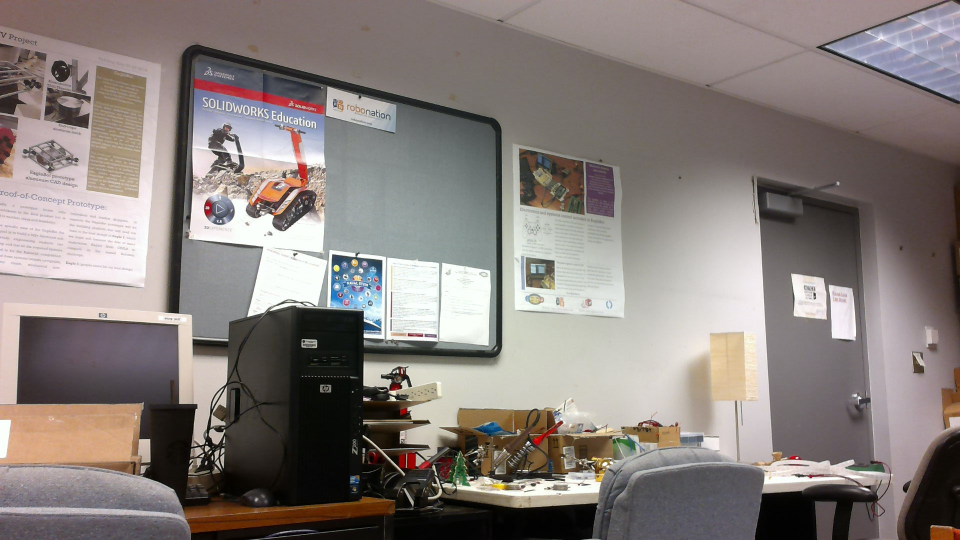
#> input picture resources/roboSUB_office.jpg, 1920 x 1080 px (shown at 1/2 size)
$ python shape_detection_example.py   (Python 2 division)
#> lines starting #> are read from the running program, lines starting #| are printed output that depends on the picture; after the words box and inside, x2 and y2 are one past the last pixel; in counts of white or black regions, pixels touching at a corner belong together
'''
Created on Sep 2, 2016

This example program is used to detect shapes from an image

@author: Hong Luu
'''

import numpy as np
import cv2

# img = cv2.imread('../resources/black-and-white-shapes.png')
# gray = cv2.imread('../resources/black-and-white-shapes.png',0)

approx_variable = 0.01;

while True:

    img = cv2.imread('../resources/roboSUB_office.jpg')
#> img is the input picture: shape (1080, 1920, 3); mean B, G, R 122.9, 126.4, 134.8
    gray = cv2.imread('../resources/roboSUB_office.jpg',0)
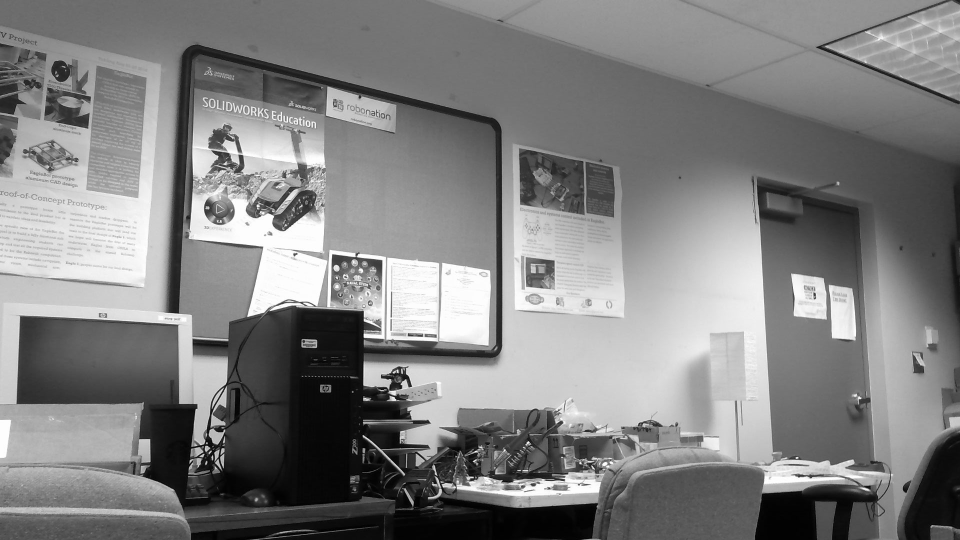
#> gray: shape (1080, 1920) (shown at 1/2 size); min 0, max 255, mean 128.5
    #img = cv2.imread('../resources/black-and-white-shapes.png')
    #gray = cv2.imread('../resources/black-and-white-shapes.png',0)

    ret,thresh = cv2.threshold(gray,127,255,0)
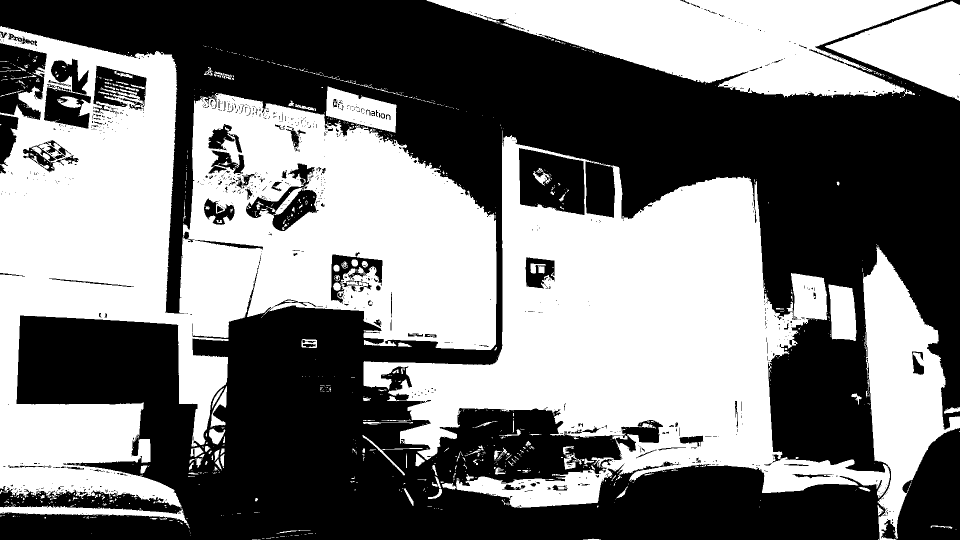
#> thresh: shape (1080, 1920) (shown at 1/2 size); 48.1% white; 1030 white regions (859 under 20 px)

    contours,h = cv2.findContours(thresh,1,2)
#> contours = 2437 contours, 2136 with area under 20; largest, box (x1, y1, x2, y2) and area: (0, 52, 993, 1017) 481786, (727, 261, 1780, 1016) 344867, (853, 0, 1888, 196) 107515, (1726, 493, 1920, 1080) 53832, (1650, 2, 1920, 202) 27464; h = 2437 rows, first 6: [1, -1, -1, -1], [2, 0, -1, -1], [3, 1, -1, -1], [4, 2, -1, -1], [5, 3, -1, -1], [6, 4, -1, -1]

    for cnt in contours:
        approx = cv2.approxPolyDP(cnt,approx_variable *cv2.arcLength(cnt,True),True)
        # approx = cv2.approxPolyDP(cnt,0.01*cv2.arcLength(cnt,True),True)
        #print len(approx)
        if len(approx)==3:
            #print "triangle"
            cv2.drawContours(img,[cnt],0,(0,0,255),-1)      # red for triangle
        elif len(approx)==4:
            #print "square"
            cv2.drawContours(img,[cnt],0,(0,165,255),-1)    # orange for square
        elif len(approx)==5:
            #print "pentagon"
            cv2.drawContours(img,[cnt],0,(0,255,255),-1)    # yellow for pentagon
        elif len(approx)==6:
            #print "hexagon"
            cv2.drawContours(img,[cnt],0,(47,255,173),-1)   # light green for hexa
        elif len(approx)==7:
            #print "heptagon"
            cv2.drawContours(img,[cnt],0,(0,153,153),-1)    # dark green for hepta
        elif len(approx)==8:
            #print "octagon"
            cv2.drawContours(img,[cnt],0,(226,43,138),-1)      # purple for octogon
        elif len(approx) == 9:
            #print "nonagon"
            cv2.drawContours(img,[cnt],0,(255,255,0),-1)
        elif len(approx) == 10:
            #print "nonagon"
            cv2.drawContours(img,[cnt],0,(255,0,0),-1)    # blue for star
        else:
            #print "circle"
            cv2.drawContours(img,[cnt],0,(128,128,128),-1)  # white for circle
#> this loop made 2437 passes
#> approx on passes 1 to 3: [[504, 1079], [513, 1079]], [[1757, 1078], [1756, 1079], [1757, 1079]], [[515, 1078], [520, 1078]]
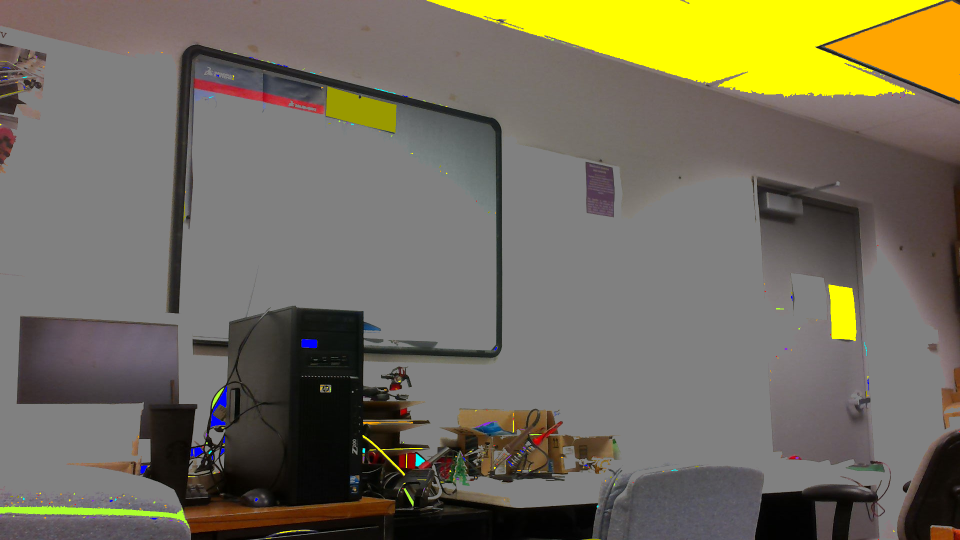
#> img: shape (1080, 1920, 3) (shown at 1/2 size); mean B, G, R 91.3, 110, 115.5

    cv2.imshow('gray',gray)
    cv2.imshow('shapes',img)
    k = cv2.waitKey(0)
#> (key Esc is pressed here)

    # if ESC or spacebar is pressed, exit
    if k == 27 or k == 32:
        break

    # if button 1 is pressed, approx_variable + 0.01
    if k == 49:
        approx_variable += 0.01
        print "approx_variable=", approx_variable

    # if button q is pressed, approx_variable - 0.01
    if k == 113:
        approx_variable -= 0.01
        if approx_variable < 0.01:
            approx_variable = 0.01
        print "approx_variable=", approx_variable

    if k is not None:
        print k


cv2.destroyAllWindows()


'''
import cv2
import numpy as np
from matplotlib import pyplot as plt

img = cv2.imread('../resources/roboSUB_office.jpg',0)
img = cv2.medianBlur(img,5)

ret,th1 = cv2.threshold(img,127,255,cv2.THRESH_BINARY)
th2 = cv2.adaptiveThreshold(img,255,cv2.ADAPTIVE_THRESH_MEAN_C,\
            cv2.THRESH_BINARY,11,2)
th3 = cv2.adaptiveThreshold(img,255,cv2.ADAPTIVE_THRESH_GAUSSIAN_C,\
            cv2.THRESH_BINARY,11,2)

titles = ['Original Image', 'Global Thresholding (v = 127)',
            'Adaptive Mean Thresholding', 'Adaptive Gaussian Thresholding']
images = [img, th1, th2, th3]

for i in xrange(4):
    plt.subplot(2,2,i+1),plt.imshow(images[i],'gray')
    plt.title(titles[i])
    plt.xticks([]),plt.yticks([])
plt.show()
'''

$ run again, with resources/puppy.jpg copied over resources/roboSUB_office.jpg
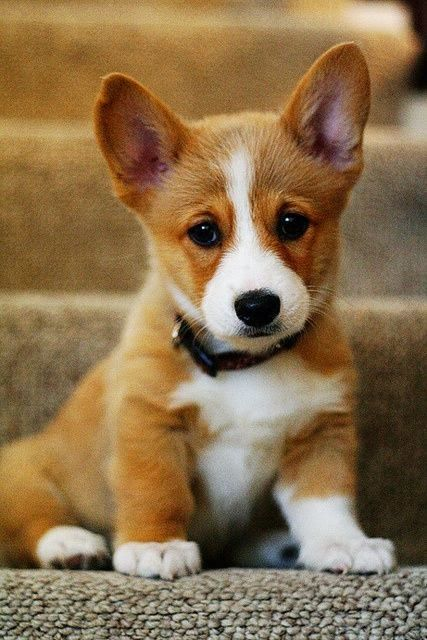
#> input picture resources/puppy.jpg, 427 x 640 px
#> img is the input picture: shape (640, 427, 3); mean B, G, R 78, 112.7, 138.8
#> `ret,thresh = cv2.threshold(gray,127,255,0)`:
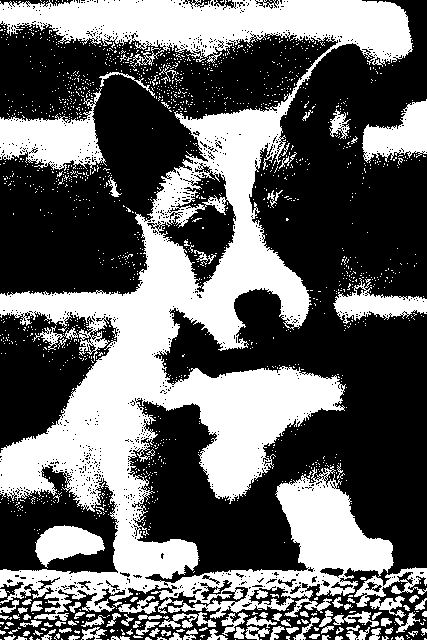
#> thresh: shape (640, 427); 40.1% white; 1657 white regions (1555 under 20 px)
#> contours = 3459 contours, 3338 with area under 20; largest, box (x1, y1, x2, y2) and area: (0, 0, 413, 621) 92074, (0, 88, 107, 171) 4172, (158, 199, 237, 293) 3438, (362, 99, 427, 163) 2226, (333, 278, 427, 324) 1782
#> the loop `for cnt in contours:` made 3459 passes
#> approx on passes 1 to 3: [[411, 639]], [[260, 639], [261, 639]], [[235, 639]]
#> after the loop `for cnt in contours:`:
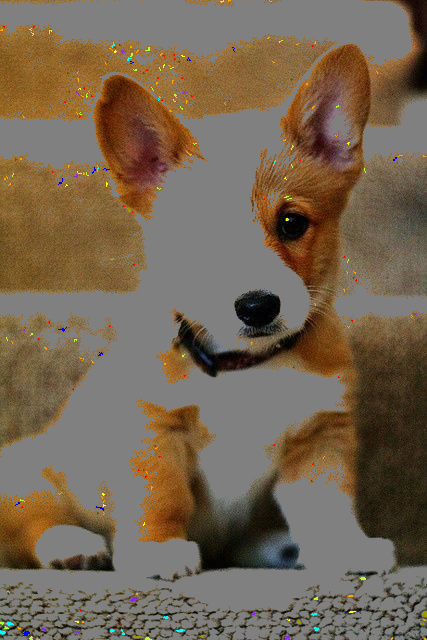
#> img: shape (640, 427, 3); mean B, G, R 81.7, 101, 117
